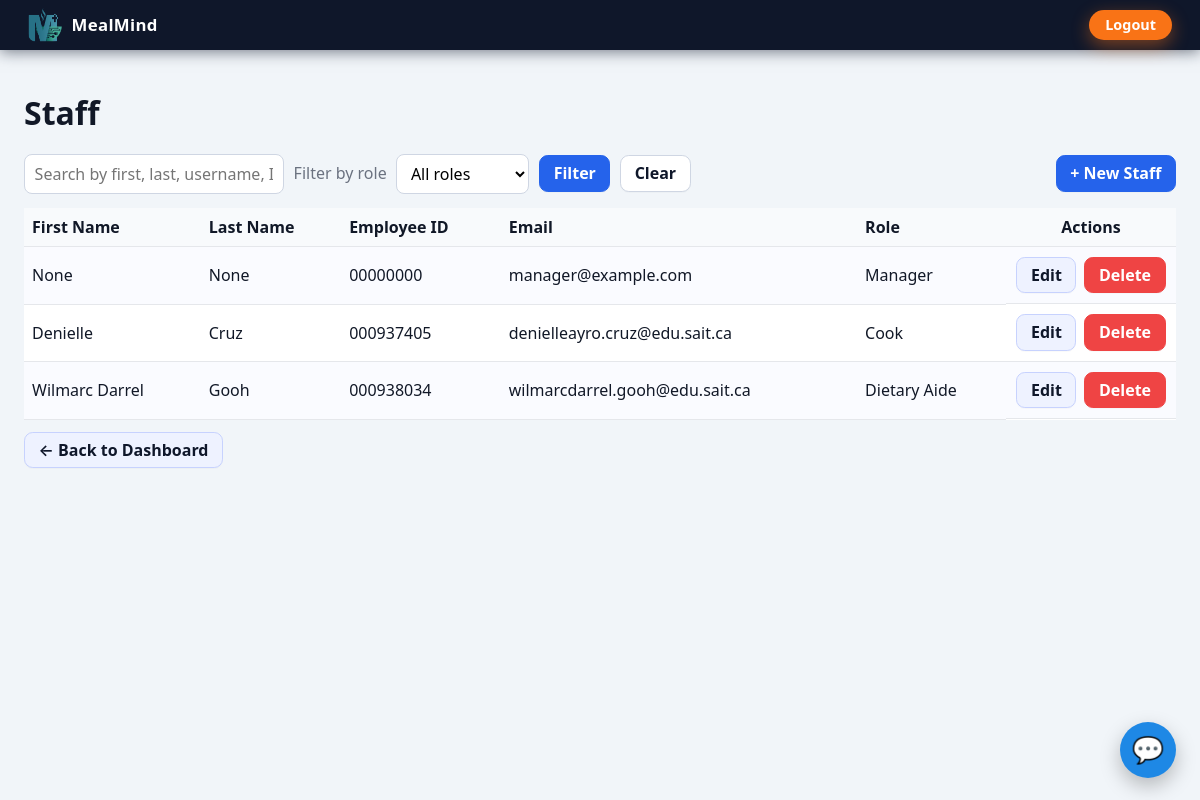
The app's page /staff (signed in) with its own data.
### models.py (models this page shows, shortened)
class User(db.Model):
    __tablename__ = "user"
    id = db.Column(db.Integer, primary_key=True)
    first_name = db.Column(db.String(100))
    last_name = db.Column(db.String(100))
    username = db.Column(db.String(120), unique=True, index=True, nullable=False)
    employee_id = db.Column(db.String(50), unique=True, index=True)
    email = db.Column(db.String(200), index=True)
    role = db.Column(db.String(50), default="Dietary Aide")
    password_hash = db.Column(db.String(255))
    password = db.Column(db.String(255))
    must_change_password = db.Column(db.Boolean, default=False)
    mfa_enabled = db.Column(db.Boolean, default=False)
    mfa_secret = db.Column(db.String(64))
    created_at = db.Column(db.DateTime, default=datetime.utcnow)

### app.py (the view, shortened to what this page needs)
    @app.route("/staff")
    @login_required
    def staff_list():
        q = (request.args.get("q") or "").strip()
        role_filter = (request.args.get("role") or "all").strip()
        query = User.query
        if role_filter != "all":
            query = query.filter(User.role == role_filter)
        users = query.order_by(
            User.first_name.asc(), User.last_name.asc(), User.username.asc()
        ).all()
        return render_template(
            "staff_list.html",
            users=users,
            q=q,
            role_filter=role_filter,
            roles=_staff_roles(),
        )

### app.py (called while the page is built, shortened)
def _try_entra_login():
    from models import User
    if not current_app.config.get("USE_ENTRA_ID"):
        return

def login_required(view):
    @wraps(view)
    def wrapped(*args, **kwargs):
        if "user" not in session:
            return redirect(url_for("login"))
        return view(*args, **kwargs)
    return wrapped

### templates/staff_list.html (shortened to what this page needs)
{% extends "base.html" %}
{% block content %}
<h1>Staff</h1>
<form method="get"
      action="{{ url_for('staff_list') }}"
      class="staff-filters">
  <input
    type="text"
    name="q"
    value="{{ q }}"
    class="input"
    placeholder="Search by first, last, username, ID, or email"
  />
  <label for="role-select" class="muted">Filter by role</label>
  <select id="role-select" name="role" class="input">
    <option value="all" {% if role_filter == 'all' %}selected{% endif %}>All roles</option>
  </select>
  <button type="submit" class="btn primary">Filter</button>
  <a href="{{ url_for('staff_list') }}" class="btn outline">Clear</a>
  <a href="{{ url_for('staff_new') }}" class="btn primary">+ New Staff</a>
</form>
<table class="staff-table">
  <thead>
    <tr>
      <th>First Name</th>
      <th>Last Name</th>
      <th>Employee ID</th>
      <th>Email</th>
      <th>Role</th>
      <th style="width:170px;text-align:center">Actions</th>
    </tr>
  </thead>
  <tbody>
    {% for u in users %}
    <tr>
      <td>{{ u.first_name }}</td>
      <td>{{ u.last_name }}</td>
      <td>{{ u.employee_id }}</td>
      <td>{{ u.email }}</td>
      <td>{{ u.role }}</td>
      <td class="staff-actions">
        <a class="btn secondary" href="{{ url_for('staff_edit', uid=u.id) }}">Edit</a>
        <form method="post"
              action="{{ url_for('staff_delete', uid=u.id) }}"
              style="display:inline"
              onsubmit="return confirm('Delete staff {{ u.first_name }} {{ u.last_name }}?');">
          <button type="submit" class="btn danger">Delete</button>
        </form>
      </td>
    </tr>
    {% else %}
    <tr>
      <td colspan="6" class="muted" style="text-align:center;padding:14px">
        No staff found.
      </td>
    </tr>
    {% endfor %}
  </tbody>
</table>
<div class="footer-actions">
  <a class="btn secondary" href="{{ url_for('dashboard') }}">← Back to Dashboard</a>
</div>
{% endblock %}

### templates/base.html (shortened to what this page needs)
<!doctype html>
<html lang="en">
<head>
  <link rel="stylesheet" href="https://cdnjs.cloudflare.com/ajax/libs/normalize/8.0.1/normalize.min.css">
</head>
<body>
  <header class="topbar">
    <a href="{{ url_for('dashboard') }}" class="brand">
      <img src="{{ url_for('static', filename='img/mm3.png') }}" alt="MealMind logo">
      <span>MealMind</span>
    </a>
    {% if current_user %}
      <div class="topbar-right">
        <a href="{{ url_for('logout') }}" class="btn-logout">Logout</a>
      </div>
    {% endif %}
  </header>
  <main class="content">
    {% block content %}{% endblock %}
  </main>
  <div id="mm-chat-launcher" aria-label="AI Kitchen Assistant">
    💬
  </div>
</body>
</html>

### templates/base.html (style rules this page uses)
:root { --mm-bg: #f1f5f9; --mm-topbar-bg: #0f172a; --mm-topbar-shadow: 0 2px 14px rgba(15, 23, 42, 0.55); --mm-accent: #2563eb; --mm-accent-warm: #f97316; --mm-radius: 0.5rem; --mm-chat-blue: #1e88e5; --mm-chat-blue-light: #e3f2fd; --mm-chat-gray: #f5f5f7; --mm-chat-border: #d8dde6; }
* { box-sizing: border-box; }
body { margin: 0; font-family: system-ui, -apple-system, BlinkMacSystemFont, "Segoe UI", sans-serif; background: var(--mm-bg); color: #111827; }
.topbar { position: sticky; top: 0; z-index: 50; background: var(--mm-topbar-bg); color: #fff; display: flex; align-items: center; justify-content: space-between; padding: 0.5rem 1.75rem; box-shadow: var(--mm-topbar-shadow); }
.brand { display: flex; align-items: center; gap: 0.6rem; text-decoration: none; color: #fff; font-weight: 600; letter-spacing: 0.02em; }
.brand img { height: 34px; width: 34px; border-radius: 0.55rem; }
.brand span { font-size: 1.05rem; }
.topbar-right { display: flex; align-items: center; gap: 0.75rem; font-size: 0.9rem; }
.btn-logout { background: var(--mm-accent-warm); border: none; padding: 0.45rem 1rem; border-radius: 999px; color: #fff; font-weight: 600; text-decoration: none; cursor: pointer; box-shadow: 0 6px 18px rgba(248, 113, 22, 0.45); transition: transform 0.12s ease-out, box-shadow 0.12s ease-out; }
main.content { padding: 1.5rem; min-height: calc(100vh - 56px); }
#mm-chat-launcher { position: fixed; bottom: 22px; right: 24px; width: 56px; height: 56px; border-radius: 50%; background: var(--mm-chat-blue); color: #fff; display: flex; align-items: center; justify-content: center; font-size: 26px; cursor: pointer; box-shadow: 0 8px 20px rgba(0, 0, 0, 0.25); z-index: 9998; }

### templates/staff_list.html (style rules this page uses)
.btn { display:inline-flex;align-items:center;gap:.4rem; padding:.5rem .85rem;border:1px solid #cfd6e3;border-radius:.55rem; background:#fff;color:#0f172a;text-decoration:none;font-weight:600; box-shadow:0 1px 0 rgba(0,0,0,.02);cursor:pointer; transition:background .15s ease,border-color .15s ease,box-shadow .15s ease; }
.btn.primary { background:#2563eb;border-color:#2563eb;color:#fff }
.btn.secondary { background:#eef2ff;border-color:#c7d2fe }
.btn.outline { background:#fff;border-color:#cfd6e3 }
.btn.danger { background:#ef4444;border-color:#ef4444;color:#fff }
.input { height:40px;border:1px solid #cfd6e3;border-radius:.5rem;padding:0 .6rem;background:#fff; }
.muted { color:#6b7280 }
.staff-filters { margin:10px 0 14px;display:flex;flex-wrap:wrap;gap:.6rem;align-items:center; }
.staff-filters .input[type="text"] { min-width:260px }
.staff-table { width:100%;border-collapse:collapse;background:#fff }
.staff-table th,.staff-table td { border-bottom:1px solid #e5e7eb;padding:10px 8px;text-align:left }
.staff-table thead th { background:#f8fafc;font-weight:700 }
.staff-table tbody tr:nth-child(odd) td { background:#fafbff }
.staff-actions { display:flex;gap:.5rem;justify-content:center }
.footer-actions { margin-top:12px }

### records on screen
User: first_name "None", last_name "None", employee_id "00000000", email "manager@example.com", role "Manager"
User: first_name "Denielle", last_name "Cruz", employee_id "000937405", email "denielleayro.cruz@edu.sait.ca", role "Cook"
User: first_name "Wilmarc Darrel", last_name "Gooh", employee_id "000938034", email "wilmarcdarrel.gooh@edu.sait.ca", role "Dietary Aide"
